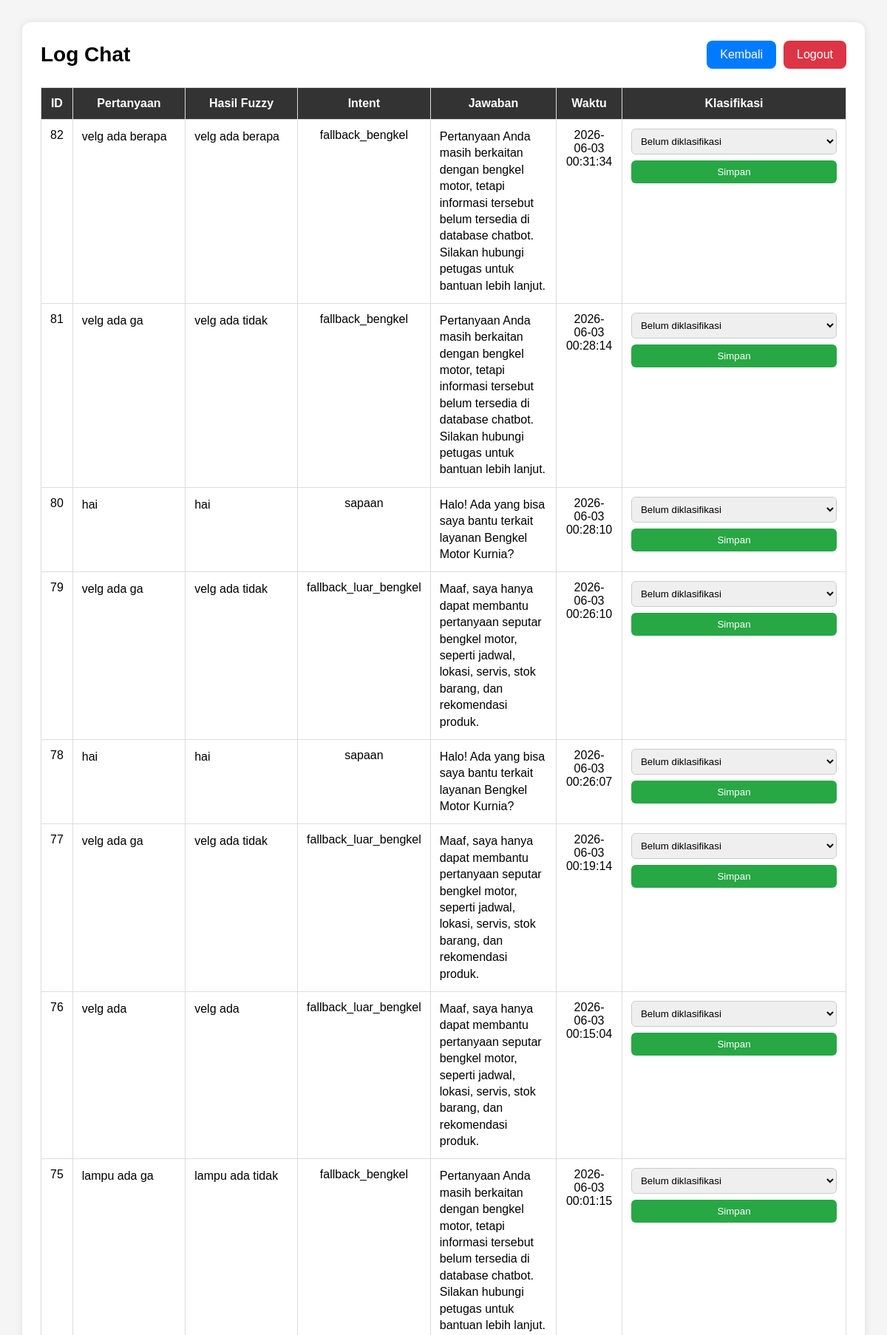
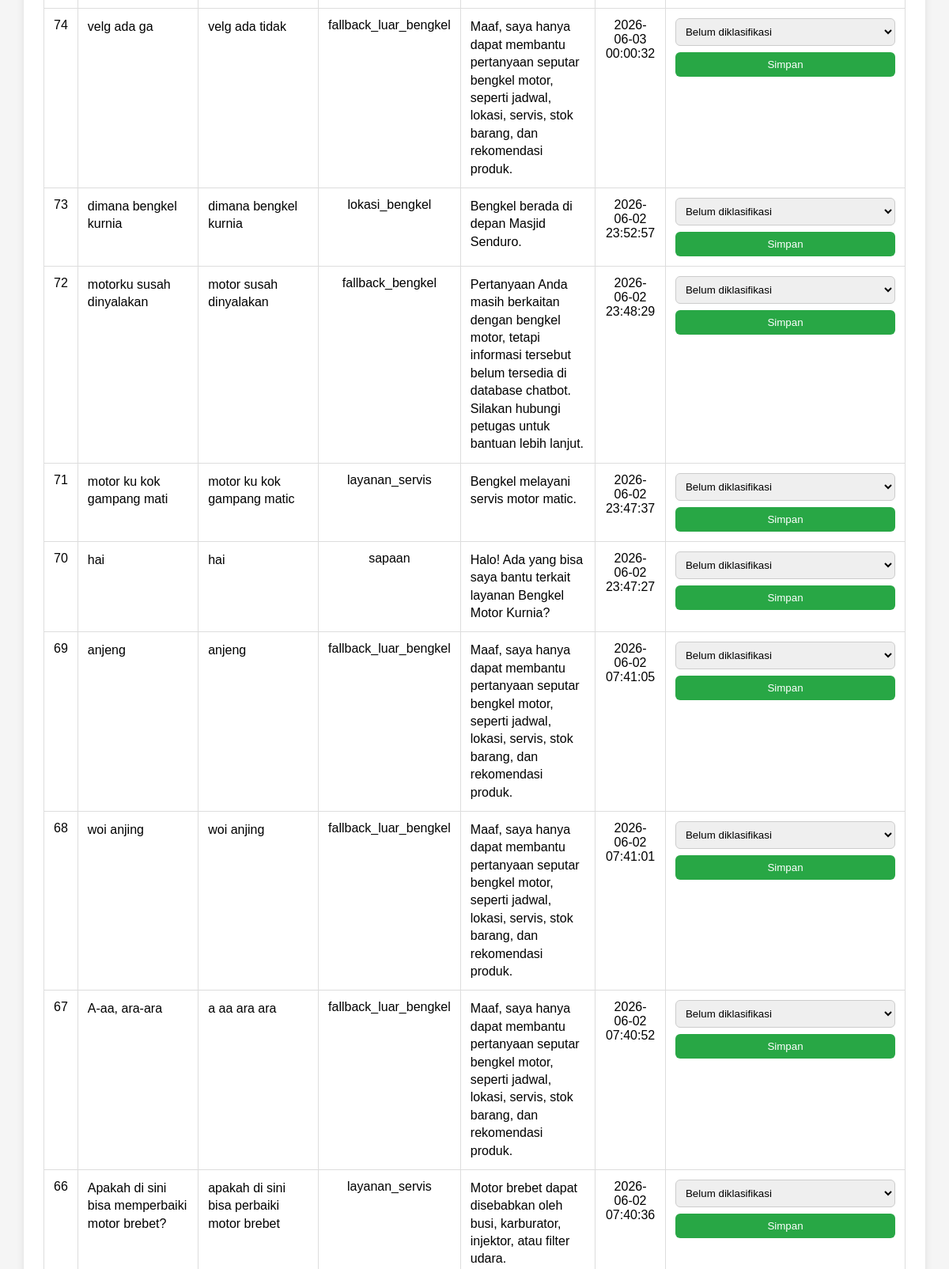
/log_chat (signed in, upper part), run on the app's committed database (2 pictures, top to bottom).
### tables this page shows
CREATE TABLE log_chat (

    id_chat INTEGER PRIMARY KEY AUTOINCREMENT,

    pertanyaan TEXT NOT NULL,

    intent TEXT,

    jawaban TEXT,

    waktu DATETIME DEFAULT CURRENT_TIMESTAMP
, klasifikasi TEXT, pertanyaan_normalisasi TEXT);

### web/app.py (the view)
@app.route('/log_chat')
def log_chat():
    if 'login' not in session:
        return redirect(
            url_for('login')
        )
    conn = sqlite3.connect(
        DATABASE_PATH
    )
    cursor = conn.cursor()
    cursor.execute("""
        SELECT id_chat,
               pertanyaan,
               pertanyaan_normalisasi,
               intent,
               jawaban,
               waktu,
               klasifikasi
        FROM log_chat
        ORDER BY id_chat DESC
    """)
    data_log_chat = cursor.fetchall()
    conn.close()
    return render_template(
        'log_chat.html',
        data_log_chat=data_log_chat
    )

### web/templates/log_chat.html (shortened to what this page needs)
<!DOCTYPE html>
<html lang="id">
<head>
</head>
<body>
<div class="container">
    <div class="header">
        <h1>Log Chat</h1>
        <div class="header-actions">
            <a
                href="/dashboard_barang"
                class="back-btn"
            >
                Kembali
            </a>
            <a
                href="/logout"
                class="logout-btn"
            >
                Logout
            </a>
        </div>
    </div>
    <table>
        <thead>
            <tr>
                <th>ID</th>
                <th>Pertanyaan</th>
                <th>Hasil Fuzzy</th>
                <th>Intent</th>
                <th>Jawaban</th>
                <th>Waktu</th>
                <th>Klasifikasi</th>
            </tr>
        </thead>
        <tbody>
            {% for log in data_log_chat %}
            <tr>
                <td>{{ log[0] }}</td>
                <td class="text-cell">{{ log[1] }}</td>
                <td class="text-cell">{{ log[2] or '-' }}</td>
                <td>{{ log[3] }}</td>
                <td class="text-cell">{{ log[4] }}</td>
                <td>{{ log[5] }}</td>
                <td>
                    <form
                        action="/update_klasifikasi_chat/{{ log[0] }}"
                        method="POST"
                        class="klasifikasi-form"
                    >
                        <select name="klasifikasi">
                            <option value="">
                                Belum diklasifikasi
                            </option>
                        </select>
                        <button
                            type="submit"
                            class="save-btn"
                        >
                            Simpan
                        </button>
                    </form>
                </td>
            </tr>
            {% endfor %}
        </tbody>
    </table>
</div>
</body>
</html>

### web/templates/log_chat.html (style rules this page uses)
* { margin:0; padding:0; box-sizing:border-box; font-family:Arial, sans-serif; }
body { background:#f5f5f5; padding:30px; }
.container { max-width:1200px; margin:auto; background:white; padding:25px; border-radius:12px; box-shadow:0 0 10px rgba(0,0,0,0.1); }
.header { display:flex; justify-content:space-between; align-items:center; margin-bottom:25px; }
.header h1 { font-size:28px; }
.header-actions { display:flex; gap:10px; }
.back-btn, .logout-btn { color:white; border:none; padding:10px 18px; border-radius:8px; cursor:pointer; text-decoration:none; }
.back-btn { background:#007bff; }
.logout-btn { background:#dc3545; }
table { width:100%; border-collapse:collapse; }
table th, table td { border:1px solid #ddd; padding:12px; text-align:center; vertical-align:top; }
table th { background:#333; color:white; }
.text-cell { text-align:left; line-height:1.4; }
.klasifikasi-form { display:flex; flex-direction:column; gap:8px; min-width:220px; }
.klasifikasi-form select { padding:8px; border:1px solid #ccc; border-radius:6px; }
.save-btn { background:#28a745; color:white; border:none; padding:8px; border-radius:6px; cursor:pointer; }

### data on the page
log_chat: id_chat "82", pertanyaan "velg ada berapa", pertanyaan_normalisasi "velg ada berapa", intent "fallback_bengkel", jawaban "Pertanyaan Anda masih berkaitan dengan bengkel motor, tetapi informasi tersebut belum tersedia di database chatbot. Silakan hubungi petugas untuk bantuan lebih lanjut.", waktu "2026-06-03 00:31:34"
log_chat: id_chat "81", pertanyaan "velg ada ga", pertanyaan_normalisasi "velg ada tidak", intent "fallback_bengkel", jawaban "Pertanyaan Anda masih berkaitan dengan bengkel motor, tetapi informasi tersebut belum tersedia di database chatbot. Silakan hubungi petugas untuk bantuan lebih lanjut.", waktu "2026-06-03 00:28:14"
log_chat: id_chat "80", pertanyaan "hai", pertanyaan_normalisasi "hai", intent "sapaan", jawaban "Halo! Ada yang bisa saya bantu terkait layanan Bengkel Motor Kurnia?", waktu "2026-06-03 00:28:10"
log_chat: id_chat "79", pertanyaan "velg ada ga", pertanyaan_normalisasi "velg ada tidak", intent "fallback_luar_bengkel", jawaban "Maaf, saya hanya dapat membantu pertanyaan seputar bengkel motor, seperti jadwal, lokasi, servis, stok barang, dan rekomendasi produk.", waktu "2026-06-03 00:26:10"
log_chat: id_chat "78", pertanyaan "hai", pertanyaan_normalisasi "hai", intent "sapaan", jawaban "Halo! Ada yang bisa saya bantu terkait layanan Bengkel Motor Kurnia?", waktu "2026-06-03 00:26:07"
log_chat: id_chat "77", pertanyaan "velg ada ga", pertanyaan_normalisasi "velg ada tidak", intent "fallback_luar_bengkel", jawaban "Maaf, saya hanya dapat membantu pertanyaan seputar bengkel motor, seperti jadwal, lokasi, servis, stok barang, dan rekomendasi produk.", waktu "2026-06-03 00:19:14"
log_chat: id_chat "76", pertanyaan "velg ada", pertanyaan_normalisasi "velg ada", intent "fallback_luar_bengkel", jawaban "Maaf, saya hanya dapat membantu pertanyaan seputar bengkel motor, seperti jadwal, lokasi, servis, stok barang, dan rekomendasi produk.", waktu "2026-06-03 00:15:04"
log_chat: id_chat "75", pertanyaan "lampu ada ga", pertanyaan_normalisasi "lampu ada tidak", intent "fallback_bengkel", jawaban "Pertanyaan Anda masih berkaitan dengan bengkel motor, tetapi informasi tersebut belum tersedia di database chatbot. Silakan hubungi petugas untuk bantuan lebih lanjut.", waktu "2026-06-03 00:01:15"
log_chat: id_chat "74", pertanyaan "velg ada ga", pertanyaan_normalisasi "velg ada tidak", intent "fallback_luar_bengkel", jawaban "Maaf, saya hanya dapat membantu pertanyaan seputar bengkel motor, seperti jadwal, lokasi, servis, stok barang, dan rekomendasi produk.", waktu "2026-06-03 00:00:32"
log_chat: id_chat "73", pertanyaan "dimana bengkel kurnia", pertanyaan_normalisasi "dimana bengkel kurnia", intent "lokasi_bengkel", jawaban "Bengkel berada di depan Masjid Senduro.", waktu "2026-06-02 23:52:57"
log_chat: id_chat "72", pertanyaan "motorku susah dinyalakan", pertanyaan_normalisasi "motor susah dinyalakan", intent "fallback_bengkel", jawaban "Pertanyaan Anda masih berkaitan dengan bengkel motor, tetapi informasi tersebut belum tersedia di database chatbot. Silakan hubungi petugas untuk bantuan lebih lanjut.", waktu "2026-06-02 23:48:29"
log_chat: id_chat "71", pertanyaan "motor ku kok gampang mati", pertanyaan_normalisasi "motor ku kok gampang matic", intent "layanan_servis", jawaban "Bengkel melayani servis motor matic.", waktu "2026-06-02 23:47:37"
log_chat: id_chat "70", pertanyaan "hai", pertanyaan_normalisasi "hai", intent "sapaan", jawaban "Halo! Ada yang bisa saya bantu terkait layanan Bengkel Motor Kurnia?", waktu "2026-06-02 23:47:27"
log_chat: id_chat "69", pertanyaan "anjeng", pertanyaan_normalisasi "anjeng", intent "fallback_luar_bengkel", jawaban "Maaf, saya hanya dapat membantu pertanyaan seputar bengkel motor, seperti jadwal, lokasi, servis, stok barang, dan rekomendasi produk.", waktu "2026-06-02 07:41:05"
log_chat: id_chat "68", pertanyaan "woi anjing", pertanyaan_normalisasi "woi anjing", intent "fallback_luar_bengkel", jawaban "Maaf, saya hanya dapat membantu pertanyaan seputar bengkel motor, seperti jadwal, lokasi, servis, stok barang, dan rekomendasi produk.", waktu "2026-06-02 07:41:01"
log_chat: id_chat "67", pertanyaan "A-aa, ara-ara", pertanyaan_normalisasi "a aa ara ara", intent "fallback_luar_bengkel", jawaban "Maaf, saya hanya dapat membantu pertanyaan seputar bengkel motor, seperti jadwal, lokasi, servis, stok barang, dan rekomendasi produk.", waktu "2026-06-02 07:40:52"
log_chat: id_chat "66", pertanyaan "Apakah di sini bisa memperbaiki motor brebet?", pertanyaan_normalisasi "apakah di sini bisa perbaiki motor brebet", intent "layanan_servis", jawaban "Motor brebet dapat disebabkan oleh busi, karburator, injektor, atau filter udara.", waktu "2026-06-02 07:40:36"
